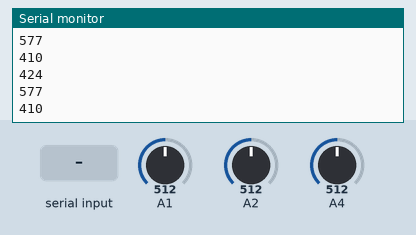
Bench run of a sketch on a simulated Arduino Uno, built with avr-gcc and run on an emulated ATmega328P. Shown: the last lines printed to the serial monitor. The inputs (shaded band) are chosen by the test bench; at power-on: A1 = 512, A2 = 512, A4 = 512.

Above: at 1.2 s.
1.3 s: A1 set to 716
At 1.37 s:
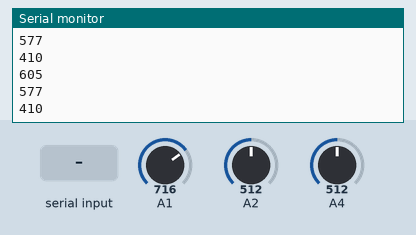
2.8 s: A2 set to 716
At 2.82 s:
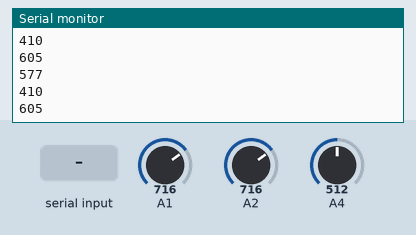
4.3 s: A4 set to 716
At 4.39 s:
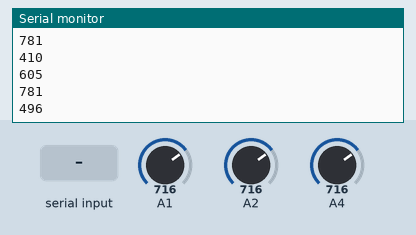
5.8 s: "1" received over the second serial link
7.3 s: "0" received over the second serial link
8.8 s: A1 set to 900
At 8.87 s:
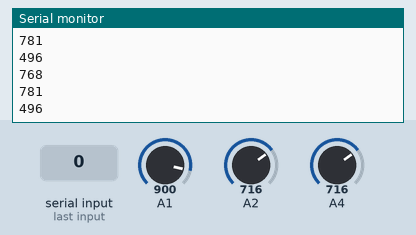
Timing chart, 0 to 11.3 s (numbered marks = the images above; inputs shaded):
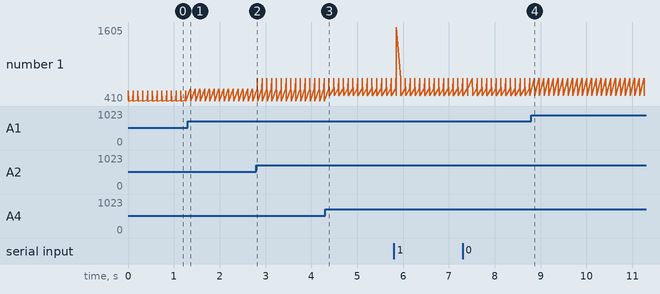

The sketch:

masterfimal.ino
```cpp
#include <SoftwareSerial.h>
SoftwareSerial mySerial(2, 3);       //블루투스의 Rx, Tx핀을 2번 3번핀으로 설정
void setup() {
  // 시리얼 통신의 속도를 9600으로 설정
  Serial.begin(9600);
  while (!Serial)
  {
                                    ; //시리얼통신이 연결되지 않았다면 코드 실행을 멈추고 무한 반복
  }
  mySerial.begin(9600);               //블루투스와 아두이노의 통신속도를 9600으로 설정
}


void loop() { //코드를 무한반복합니다.

     int Value = analogRead(A1);      // 1번 Flexsensor(엄지) : 속도
     int R = (analogRead(A2));        // 2번 Flexsensor(검지) : 앞 바퀴 각도
     int L = (analogRead(A4));        // 3번 Flexsensor(새끼) : 후진 기어
     int a,b,c;

     a=map(Value,35,125,0,80);     // 1번 Felxsensor 0~80으로 Mapping
     b=map(R,35,135,100,200);      // 2번 Felxsensor 100~200으로 Mapping
     c=map(L,35,130,210,250);      // 3번 Felxsensor 210~255으로 Mapping


     mySerial.write(a);             // Bluetooth를 통해 송신
     mySerial.write(b);
     mySerial.write(c);

     Serial.println(a);             // Serial Monitor
     Serial.println(b);
     Serial.println(c);


     if (mySerial.available())         //블루투스에서 넘어온 데이터가 있다면
       Serial.write(mySerial.read()); //시리얼모니터에 데이터를 출력

     if (Serial.available())           //시리얼모니터에 입력된 데이터가 있다면
       mySerial.write(Serial.read());  //블루투스를 통해 입력된 데이터 전달

     delay(100);
}
```

Measured:
- after the input at 1.3 s, the serial monitor: prints a new line after 0.06 s (image 1)
- after the input at 4.3 s, the serial monitor: prints a new line after 0.09 s (image 3)
- after the input at 8.8 s, the serial monitor: prints a new line after 0.06 s (image 4)
- plotted number 1: 410 → 496 after the input at 4.3 s
